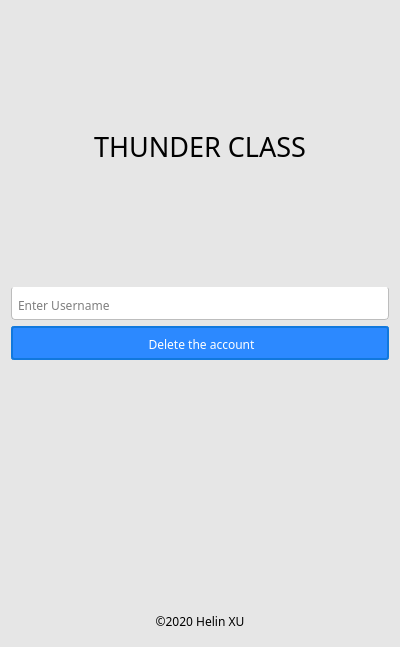
<?xml version="1.0" encoding="UTF-8"?>
<ui version="4.0">
 <class>AdminDelWindow</class>
 <widget class="QDialog" name="AdminDelWindow">
  <property name="geometry">
   <rect>
    <x>0</x>
    <y>0</y>
    <width>400</width>
    <height>647</height>
   </rect>
  </property>
  <property name="minimumSize">
   <size>
    <width>400</width>
    <height>647</height>
   </size>
  </property>
  <property name="maximumSize">
   <size>
    <width>400</width>
    <height>647</height>
   </size>
  </property>
  <property name="font">
   <font>
    <family>Algerian</family>
   </font>
  </property>
  <property name="windowTitle">
   <string>Administrator -Delete</string>
  </property>
  <property name="styleSheet">
   <string notr="true">QWidget
{
	border-radius:3px;
}
QDialog{
background-color:rgb(230, 230, 230);
}
QLineEdit
{
    font: 25 9pt &quot;Microsoft JhengHei&quot;;
    background:white;
    padding-left:4px ;
    padding-top:4px ;
    border-bottom-left-radius:4px;
    border-bottom-right-radius:4px;
    border: 1.2px solid rgb(189 , 189, 189);
    border-top:transparent;
    
}
QLineEdit:hover
{
    font: 25 9pt &quot;Microsoft JhengHei&quot;;
    padding-top:0px ;
    border: 1px solid rgb(21 , 131 , 221);
}
QLineEdit:focus
{
    font: 25 9pt &quot;Microsoft JhengHei&quot;;
    padding-top:0px ;
    border: 1px solid rgb(21 , 131 , 221);
}

QPushButton
{
	font: 25 9pt &quot;Microsoft JhengHei&quot;;
    color:white;
    background-color:rgb(75,164,242);
    border-radius:3px;
}

QPushButton:hover
{
	font: 25 10pt &quot;Microsoft JhengHei&quot;;
    color:white;
    background-color:rgb(44 , 137 , 255);
	border-radius:5px;
}

QPushButton:pressed
{
	font: 25 11pt &quot;Microsoft JhengHei&quot;;
	border-radius:13px;
    color:white;
    background-color:rgb(14 , 135 , 228);
    padding-left:5px;
    padding-top:5px;
}

QPushButton:default
{
	font: 25 9pt &quot;Microsoft JhengHei&quot;;
	border-radius:3px;
    color:white;
    background-color:rgb(44 , 137 , 255);
    padding-left:3px;
    padding-top:3px;
    border: 2px solid rgb(17 , 120 , 221);
}

QPushButton:!enabled
{
	font: 25 9pt &quot;Microsoft JhengHei&quot;;
    color:white;
    background-color:rgb(200 , 200 , 200);
	border-radius:5px;
}
QRadioButton
{
    font: 25 9pt &quot;Microsoft JhengHei&quot;;
}
QLabel#TopImage
{
	border-radius:90px;
}
</string>
  </property>
  <layout class="QVBoxLayout" name="verticalLayout" stretch="90,11,11,80,10">
   <item>
    <widget class="QLabel" name="lblTitle">
     <property name="minimumSize">
      <size>
       <width>0</width>
       <height>240</height>
      </size>
     </property>
     <property name="font">
      <font>
       <family>Microsoft JhengHei UI Light</family>
       <pointsize>20</pointsize>
      </font>
     </property>
     <property name="layoutDirection">
      <enum>Qt::LeftToRight</enum>
     </property>
     <property name="frameShadow">
      <enum>QFrame::Plain</enum>
     </property>
     <property name="text">
      <string>THUNDER CLASS</string>
     </property>
     <property name="textFormat">
      <enum>Qt::AutoText</enum>
     </property>
     <property name="alignment">
      <set>Qt::AlignCenter</set>
     </property>
     <property name="openExternalLinks">
      <bool>false</bool>
     </property>
    </widget>
   </item>
   <item>
    <widget class="QLineEdit" name="edtName">
     <property name="sizePolicy">
      <sizepolicy hsizetype="Expanding" vsizetype="Preferred">
       <horstretch>0</horstretch>
       <verstretch>0</verstretch>
      </sizepolicy>
     </property>
     <property name="font">
      <font>
       <family>Microsoft JhengHei</family>
       <pointsize>9</pointsize>
       <weight>3</weight>
       <italic>false</italic>
       <bold>false</bold>
      </font>
     </property>
     <property name="placeholderText">
      <string>Enter Username</string>
     </property>
    </widget>
   </item>
   <item>
    <widget class="QPushButton" name="btnDelete">
     <property name="sizePolicy">
      <sizepolicy hsizetype="Minimum" vsizetype="Preferred">
       <horstretch>0</horstretch>
       <verstretch>0</verstretch>
      </sizepolicy>
     </property>
     <property name="font">
      <font>
       <family>Microsoft JhengHei</family>
       <pointsize>9</pointsize>
       <weight>3</weight>
       <italic>false</italic>
       <bold>false</bold>
      </font>
     </property>
     <property name="text">
      <string>Delete the account</string>
     </property>
     <property name="autoDefault">
      <bool>true</bool>
     </property>
    </widget>
   </item>
   <item>
    <spacer name="verticalSpacer">
     <property name="orientation">
      <enum>Qt::Vertical</enum>
     </property>
     <property name="sizeHint" stdset="0">
      <size>
       <width>20</width>
       <height>40</height>
      </size>
     </property>
    </spacer>
   </item>
   <item>
    <widget class="QLabel" name="label">
     <property name="sizePolicy">
      <sizepolicy hsizetype="Preferred" vsizetype="Preferred">
       <horstretch>0</horstretch>
       <verstretch>0</verstretch>
      </sizepolicy>
     </property>
     <property name="font">
      <font>
       <family>Microsoft JhengHei</family>
      </font>
     </property>
     <property name="text">
      <string>©️2020 Helin XU</string>
     </property>
     <property name="alignment">
      <set>Qt::AlignCenter</set>
     </property>
    </widget>
   </item>
  </layout>
 </widget>
 <resources/>
 <connections/>
</ui>
